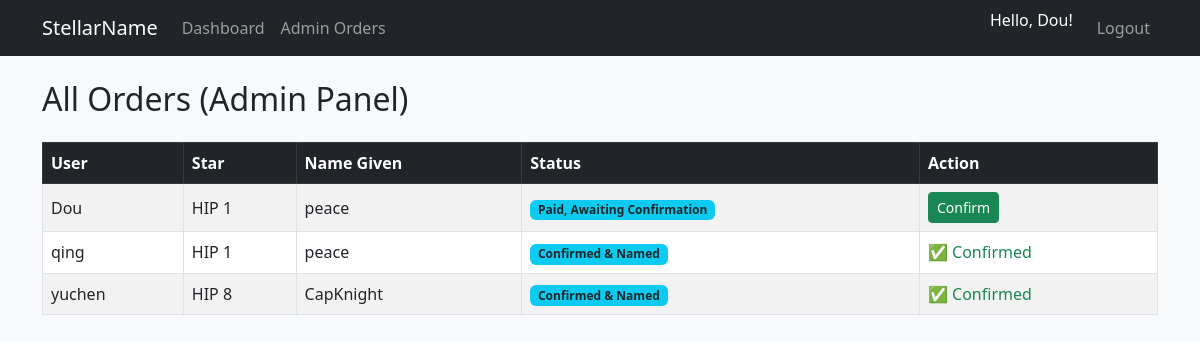
Page /admin-orders/ (signed in) on the earlier database version.
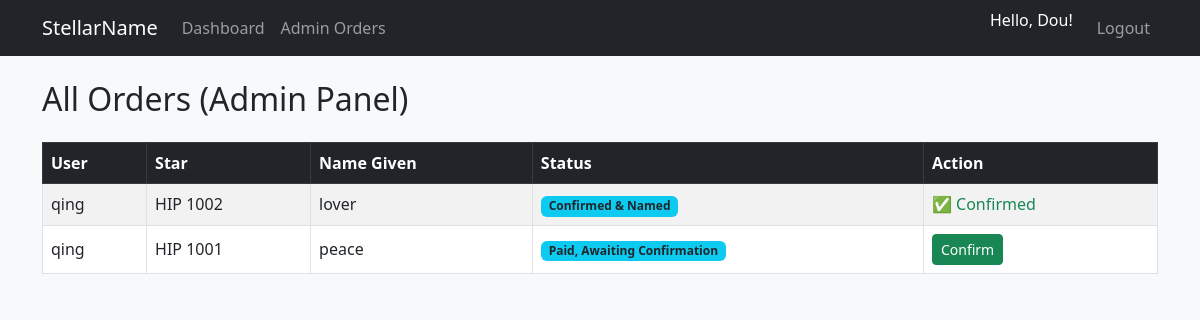
Same page on the later database version.
### catalog/models.py (models this page shows, shortened)
class Order(models.Model):
    STATUS_CHOICES = [
        ('pending', 'In Cart'),
        ('paid', 'Paid, Awaiting Confirmation'),
        ('confirmed', 'Confirmed & Named'),
    ]
    user = models.ForeignKey(User, on_delete=models.CASCADE)
    star = models.ForeignKey(Star, on_delete=models.CASCADE)
    name_given = models.CharField(max_length=100)
    price = models.DecimalField(max_digits=6, decimal_places=2, default=19.99)
    date_ordered = models.DateTimeField(auto_now_add=True)
    status = models.CharField(max_length=20, choices=STATUS_CHOICES, default='pending')

class Star(models.Model):
    name = models.CharField(max_length=100)
    constellation = models.CharField(max_length=100)
    magnitude = models.FloatField()
    ra = models.FloatField(help_text="Right Ascension")
    dec = models.FloatField(help_text="Declination")

### catalog/views.py (the view)
# urls.py: path('admin-orders/', views.admin_orders, name='admin_orders'),
@login_required
@user_passes_test(lambda u: u.is_superuser)
def admin_orders(request):
    orders = Order.objects.all()
    return render(request, 'catalog/admin_orders.html', {'orders': orders})

### catalog/templates/catalog/admin_orders.html
{% extends 'catalog/base.html' %}
{% block content %}
<h2 class="mb-4">All Orders (Admin Panel)</h2>
{% if orders %}
  <table class="table table-striped table-bordered align-middle">
    <thead class="table-dark">
      <tr>
        <th>User</th>
        <th>Star</th>
        <th>Name Given</th>
        <th>Status</th>
        <th>Action</th>
      </tr>
    </thead>
    <tbody>
      {% for order in orders %}
        <tr>
          <td>{{ order.user.username }}</td>
          <td>{{ order.star.name }}</td>
          <td>{{ order.name_given }}</td>
          <td>
            <span class="badge bg-info text-dark">{{ order.get_status_display }}</span>
          </td>
          <td>
            {% if order.status == 'paid' %}
              <a href="{% url 'confirm_order' order.id %}" class="btn btn-sm btn-success">Confirm</a>
            {% elif order.status == 'confirmed' %}
              <span class="text-success">✅ Confirmed</span>
            {% else %}
              <span class="text-muted">-</span>
            {% endif %}
          </td>
        </tr>
      {% endfor %}
    </tbody>
  </table>
{% else %}
  <p>No orders found.</p>
{% endif %}
{% endblock %}

Differences in the rows shown:
removed Order: user.username "Dou", star.name "HIP 1", name_given "peace", status "Paid, Awaiting Confirmation"
removed Order: user.username "qing", star.name "HIP 1", name_given "peace", status "Confirmed & Named", shows "✅ Confirmed"
removed Order: user.username "yuchen", star.name "HIP 8", name_given "CapKnight", status "Confirmed & Named", shows "✅ Confirmed"
added Order: user.username "qing", star.name "HIP 1002", name_given "lover", status "Confirmed & Named", shows "✅ Confirmed"
added Order: user.username "qing", star.name "HIP 1001", name_given "peace", status "Paid, Awaiting Confirmation"
